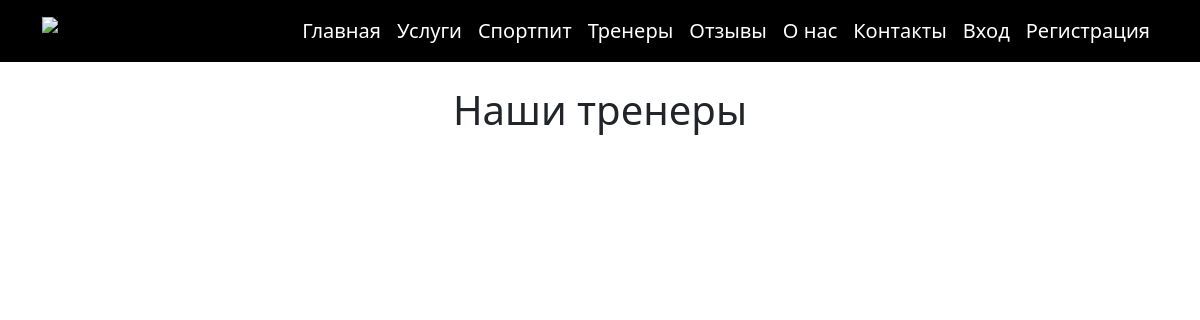
The app's page /trainers/index.php, older data.
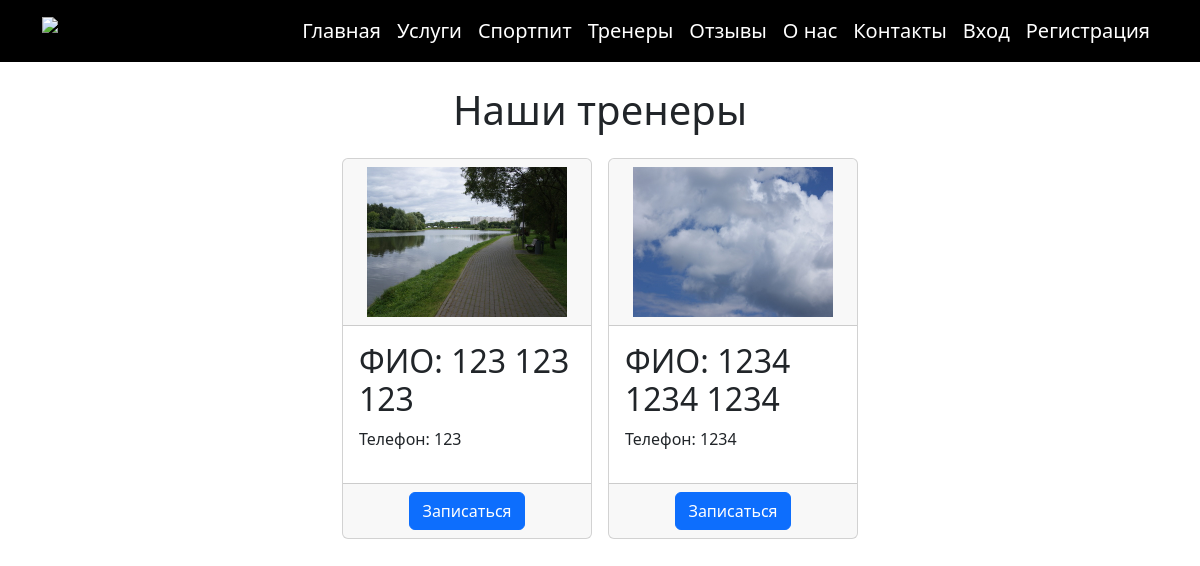
The same page, newer data.
### tables this page shows
CREATE TABLE `users` (
  `id` int NOT NULL,
  `role` int NOT NULL DEFAULT '0',
  `name` varchar(255) NOT NULL,
  `surname` varchar(255) NOT NULL,
  `middle_name` varchar(255) NOT NULL,
  `phone` int NOT NULL,
  `password` varchar(255) NOT NULL,
  `birthday` datetime NOT NULL,
  `avatar` varchar(255) NOT NULL DEFAULT 'user.png',
  `address` varchar(255) NOT NULL,
  `created_at` timestamp NOT NULL DEFAULT CURRENT_TIMESTAMP,
  `updated_at` timestamp NOT NULL DEFAULT CURRENT_TIMESTAMP
);

### trainers/index.php (the view, shortened to what this page needs)
<?php
require_once '../controllers/connect.php';
require_once '../content/header.php';
$trainers = $connect->query("SELECT * FROM users WHERE role = '2'");
?>
<main class="pt-4">
    <div class="container">
        <div class='text-center'>
            <h1>Наши тренеры</h1>
        </div>
        <div class='justify-content-center d-flex flex-wrap gap-3 mt-4' >
            <?php foreach ($trainers as $item):?>
                <div class='card d-flex flex-column' style="width: 250px">
                    <div class="card-header text-center">
                        <img height="150px" src='../assets/pictures/<?=$item['avatar']?>'>
                    </div>
                    <div class="card-body">
                        <p class="h2">ФИО: <?php echo ($item['name'] . ' ' . $item['surname'] . ' ' . $item['middle_name']); ?></p>
                        <p>Телефон: <?=$item['phone']?></p>
                    </div>
                    <div class="card-footer text-center">
                        <a class="btn btn-primary " href='/trainers/trainer_card.php?id_trainer=<?=$item['id']?>'>Записаться</a>
                    </div>
                </div>
            <?php endforeach;?>
        </div>
    </div>
</main>

### content/header.php (shortened to what this page needs)
<!doctype html>
<html lang="en">
<head>
    <link href="https://cdn.jsdelivr.net/npm/bootstrap@5.3.3/dist/css/bootstrap.min.css" rel="stylesheet">
</head>
<body>
<header>
    <nav class="navbar navbar-expand bg-black">
        <div class="container">
            <a class="navbar-brand" href="/index.php">
                <img src="../assets/pictures/logo.php" alt="LOGO"  height="65">
            </a>
			<div class="justify-content-end fs-5 collapse navbar-collapse" >
				<ul class="navbar-nav menu-desktop" style="align-items: center">
					<li class="nav-item"><a href="/" class="nav-link text-white">Главная</a></li>
					<li class="nav-item"><a class="nav-link text-white link-hover-class" href="/services/index.php">Услуги</a></li>
					<li class="nav-item"><a class="nav-link text-white link-hover-class" href="/product/index.php">Спортпит</a></li>
					<li class="nav-item"><a class="nav-link text-white link-hover-class" href="/trainers/index.php">Тренеры</a></li>
					<li class="nav-item"><a class="nav-link text-white link-hover-class" href="/product/index.php">Отзывы</a></li>
					<li class="nav-item"><a class="nav-link text-white link-hover-class" href="/product/index.php">О нас</a></li>
					<li class="nav-item"><a class="nav-link text-white link-hover-class" href="/product/index.php">Контакты</a></li>
                  <?php if(empty($_SESSION['user_id'])):?>
							  <li class="nav-item"><a href="/auth.php" class="nav-link text-white">Вход</a></li>
							  <li class="nav-item"><a href="/reg.php" class="nav-link text-white">Регистрация</a></li>
                  <?php endif;?>
				</ul>
			</div>
		  </div>
    </nav>
</header>

Row changes from the older to the newer data that the page shows:
now on this page (row edited): users: avatar (picture), name "123", surname "123", middle_name "123", phone "123"
added users: avatar (picture), name "1234", surname "1234", middle_name "1234", phone "1234"
